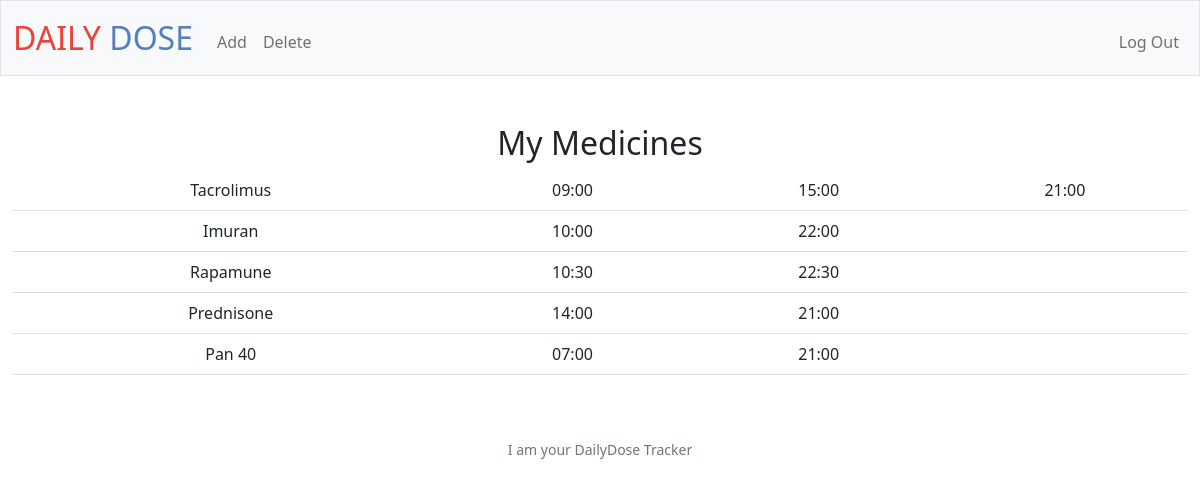
Screenshot of / (signed in) with the database file from the repository.
### tables this page shows
CREATE TABLE meds(id INTEGER PRIMARY KEY AUTOINCREMENT NOT NULL, user_id INTEGER NOT NULL, name TEXT NOT NULL, schedule_time_1 TIME NOT NULL, schedule_time_2 TIME, schedule_time_3 TIME, FOREIGN KEY(user_id) REFERENCES users(id));

### app.py (the view)
@app.route("/")
@login_required
def index():
    rows = db.execute("SELECT name, schedule_time_1, schedule_time_2, schedule_time_3 FROM meds WHERE user_id = ?", session["user_id"])
    return render_template("index.html", medicines=rows)

### app.py (called while the page is built)
@app.after_request
def after_request(response):
    response.headers["Cache-Control"] = "no-cache, no-store, must-revalidate"
    response.headers["Expires"] = 0
    response.headers["Pragma"] = "no-cache"
    return response

### helpers.py (called while the page is built)
def login_required(f):
    @wraps(f)
    def decorated_function(*args, **kwargs):
        if session.get("user_id") is None:
            return redirect("/login")
        return f(*args, **kwargs)
    return decorated_function

### templates/index.html (shortened to what this page needs)
{% extends "layout.html" %}
{% block main %}
<div class="mb-3">
    <h2>My Medicines</h2>
    <table class="table">
        <tbody>
            {% for medicine in medicines %}
        <tr>
            <td>{{ medicine.name }}</td>
            <td>{{ medicine.schedule_time_1 }}</td>
            <td>{{ medicine.schedule_time_2 }}</td>
            <td>{{ medicine.schedule_time_3 }}</td>
        </tr>
        {% endfor %}
        </tbody>
    </table>
</div>
{% endblock %}

### templates/layout.html (shortened to what this page needs)
<!DOCTYPE html>
<html lang="en">
    <head>
        <link href="https://cdn.jsdelivr.net/npm/bootstrap@5.1.3/dist/css/bootstrap.min.css" rel="stylesheet">
        <link href="/static/styles.css" rel="stylesheet">
    </head>
    <body>
        <nav class="bg-light border navbar navbar-expand-md navbar-light">
            <div class="container-fluid">
                <a class="navbar-brand" href="/"><span class="red">DAILY</span> <span class="blue">DOSE</span></a>
                <div class="collapse navbar-collapse" id="navbar">
                    {% if session["user_id"] %}
                        <ul class="navbar-nav me-auto mt-2">
                            <li class="nav-item"><a class="nav-link" href="/add">Add</a></li>
                            <li class="nav-item"><a class="nav-link" href="/delete">Delete</a></li>
                        </ul>
                        <ul class="navbar-nav ms-auto mt-2">
                            <li class="nav-item"><a class="nav-link" href="/logout">Log Out</a></li>
                        </ul>
                    {% else %}
                        <ul class="navbar-nav ms-auto mt-2">
                            <li class="nav-item"><a class="nav-link" href="/register">Register</a></li>
                            <li class="nav-item"><a class="nav-link" href="/login">Log In</a></li>
                        </ul>
                    {% endif %}
                </div>
            </div>
        </nav>
        <main class="container-fluid py-5 text-center">
            {% block main %}{% endblock %}
        </main>
        <footer class="mb-5 small text-center text-muted">
            I am your DailyDose Tracker
        </footer>
    </body>
</html>

### static/styles.css (style rules this page uses)
nav .navbar-brand { font-size: xx-large; }
nav .navbar-brand .blue { color: #537fbe; }
nav .navbar-brand .red { color: #ea433b; }

### rows the page displays
meds: name "Tacrolimus", schedule_time_1 "09:00", schedule_time_2 "15:00", schedule_time_3 "21:00"
meds: name "Imuran", schedule_time_1 "10:00", schedule_time_2 "22:00"
meds: name "Rapamune", schedule_time_1 "10:30", schedule_time_2 "22:30"
meds: name "Prednisone", schedule_time_1 "14:00", schedule_time_2 "21:00"
meds: name "Pan 40", schedule_time_1 "07:00", schedule_time_2 "21:00"
